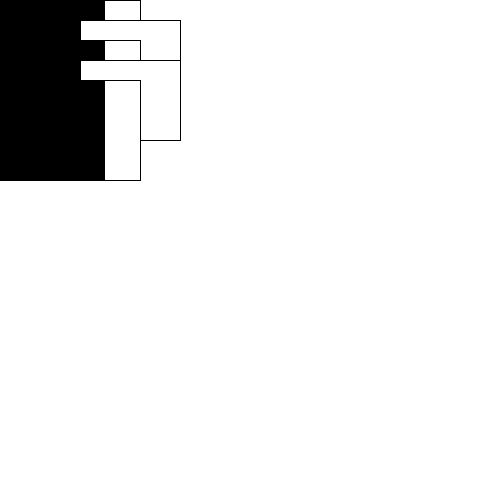
Frame 1 (no input)
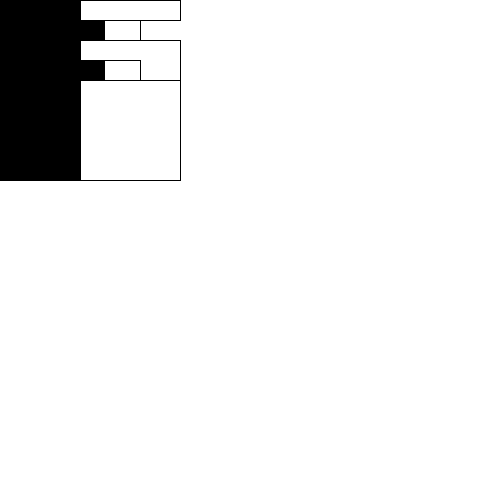
Frame 60 (the mouse pressed at the canvas centre just before this capture)
Frame 120 (the mouse held since frame 60 and released just before this capture): identical to frame 60, image omitted

The Processing sketch that drew these frames (run headless with seeded random() and noise(); from frame 60 on, the mouse is pressed at the canvas centre):

// Processing sketch: damier
// ── damier.pde
int nb = 5, w = width/nb, h = height/nb;
boolean color1=true;
void setup() {
  size(500, 500);

}

void draw() {
  background(255);
  for (int y=0; y < nb; y++) {
    for (int x=0; x < nb; x++) {
      if (color1) {
        fill(0);
        rect(x, y*h, (x+1)*w, (y+1)*h);
        color1 = !color1;
      } else {
        fill(255);
        rect(x*w, y*h, (x+1)*w, (y+1)*h);
        color1 = !color1;
      }
    }
  }
}
